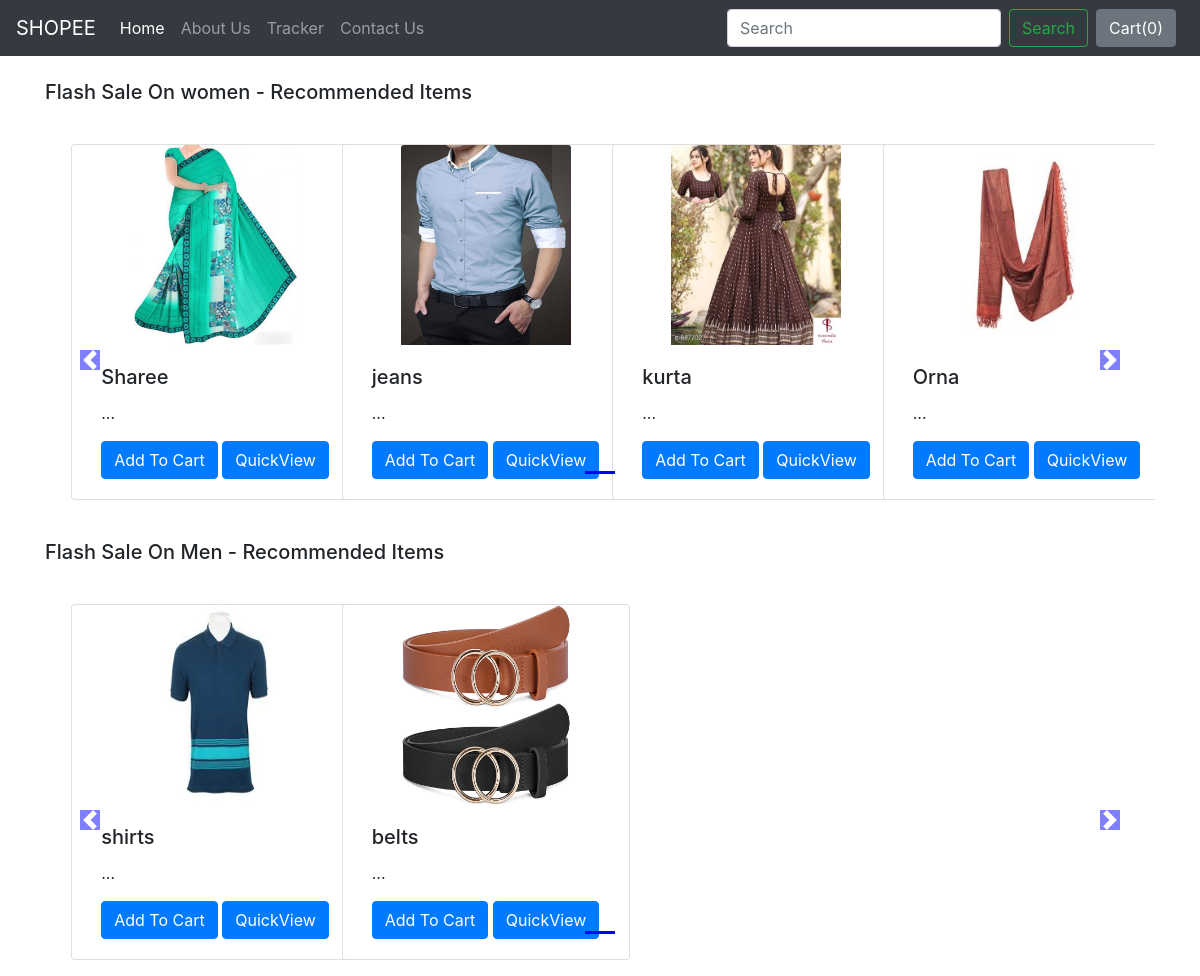
The app's page /shop/ with its own data.
### shop/models.py (models this page shows, shortened)
class Product(models.Model):
    product_id=models.AutoField
    product_name=models.CharField(max_length=50)
    category= models.CharField(max_length=50, default="")
    sub_category= models.CharField(max_length=50, default="")
    price=models.IntegerField(default=0)
    description=models.CharField(max_length=300)
    pub_date=models.DateField() # published date
    image= models.ImageField(upload_to="shop/images",default="")

### shop/views.py (the view)
# urls.py: path("", views.index, name="ShopHome"),
def index(request):
    allProds = []
    catprods = Product.objects.values('category', 'id')
    cats = {item['category'] for item in catprods}
    for cat in cats:
        prod = Product.objects.filter(category=cat)
        n = len(prod)
        nSlides = n // 4 + ceil((n / 4) - (n // 4))
        allProds.append([prod, range(1, nSlides), nSlides])
    params = {'allProds':allProds}
    return render(request, 'shop/index.html', params)

### shop/templates/shop/index.html (shortened to what this page needs)
{% extends 'shop/basic.html' %}
{% block body %}
{% load static %}
<div class="container">
    {% for product, range, nSlides in allProds %}
    <h5 class="my-4">Flash Sale On {{product.0.category}} - Recommended Items</h5>
    <div class="row">
        <div id="demo{{forloop.counter}}" class="col carousel slide my-3" data-ride="carousel">
            <ul class="carousel-indicators">
                <li data-target="#demo{{forloop.counter}}" data-slide-to="0" class="active"></li>
            </ul>
            <div class="container carousel-inner no-padding">
                <div class="carousel-item active">
                    {% for i in product %}
                    <div class="col-xs-3 col-sm-3 col-md-3">
                        <div class="card align-items-center" style="width: 18rem;">
                            <img src='/media/{{i.image}}' class="card-img-top" alt="...">
                            <div class="card-body">
                                <h5 class="card-title">{{i.product_name}}</h5>
                                <p class="card-text">{{i.desc|slice:"0:53"}}...</p>
                                <span id="divpr{{i.id}}" class="divpr">
                                    <button id="pr{{i.id}}" class="btn btn-primary cart">Add To Cart</button>
                                </span>
                                <a href="/shop/products/{{i.id}}"><button id="qv{{i.id}}" class="btn btn-primary cart">QuickView</button></a>
                            </div>
                        </div>
                    </div>
                    {% endfor %}
                </div>
            </div>
        </div>
        <a class="carousel-control-prev" href="#demo{{forloop.counter}}" data-slide="prev">
            <span class="carousel-control-prev-icon"></span>
        </a>
        <a class="carousel-control-next" href="#demo{{forloop.counter}}" data-slide="next">
            <span class="carousel-control-next-icon"></span>
        </a>
    </div>
    {% endfor %}
</div>
{% endblock %}

### shop/templates/shop/basic.html (shortened to what this page needs)
<!doctype html>
<html lang="en">
  <head>
    <link rel="stylesheet" href="https://stackpath.bootstrapcdn.com/bootstrap/4.2.1/css/bootstrap.min.css">
  </head>
  <body>
    <nav class="navbar navbar-expand-lg navbar-dark bg-dark">
  <a class="navbar-brand" href="/shop">SHOPEE</a>
  <div class="collapse navbar-collapse" id="navbarSupportedContent">
    <ul class="navbar-nav mr-auto">
      <li class="nav-item active">
        <a class="nav-link" href="/shop">Home <span class="sr-only">(current)</span></a>
      </li>
      <li class="nav-item">
        <a class="nav-link" href="/shop/about">About Us</a>
      </li>
      <li class="nav-item">
        <a class="nav-link" href="/shop/tracker">Tracker</a>
      </li>
      <li class="nav-item">
        <a class="nav-link" href="/shop/contact">Contact Us</a>
      </li>
    </ul>
    <form class="form-inline my-2 my-lg-0">
      <input class="form-control mr-sm-2" type="search" placeholder="Search" aria-label="Search">
      <button class="btn btn-outline-success my-2 my-sm-0" type="submit">Search</button>
    </form>
    <button type="button" class="btn btn-secondary mx-2" id="popcart" data-container="body" data-toggle="popover" data-placement="bottom" data-html="true" data-content="Vivamus
sagittis lacus vel augue laoreet rutrum faucibus.">
  Cart(<span id="cart">0</span>)
</button>
  </div>
</nav>
  {% block body %} {% endblock %}
  </body>
</html>

### records on screen
Product: category "women", image (picture), product_name "Sharee"
Product: image (picture), product_name "jeans"
Product: image (picture), product_name "kurta"
Product: image (picture), product_name "Orna"
Product: category "Men", image (picture), product_name "shirts"
Product: image (picture), product_name "belts"
